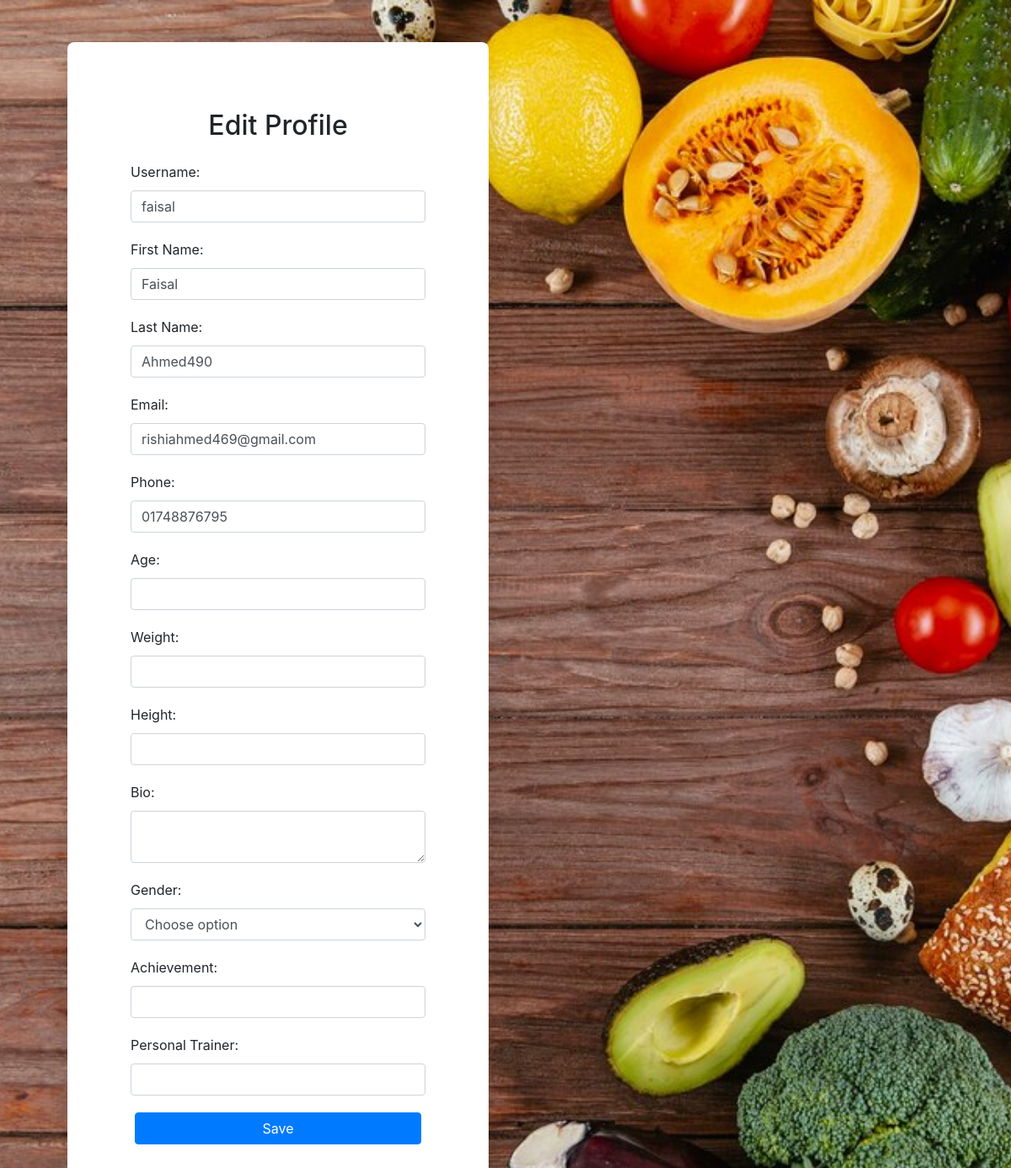
Page /edit-profile/ (signed in) on the committed database.
### main/models.py (models this page shows, shortened)
class Client(models.Model):
    user = models.ForeignKey(User, on_delete=models.CASCADE)
    client_usrname = models.CharField(max_length=10, unique=True)
    first_name = models.CharField(max_length=200, blank=True, null=True)
    last_name = models.CharField(max_length=200, blank=True, null=True)
    email = models.EmailField(max_length=200, blank=True, null=True)
    phone = models.CharField(max_length=200, blank=True, default="")
    age = models.CharField(max_length=200, blank=True, default="")
    weight = models.CharField(max_length=200, blank=True, default="")
    height = models.CharField(max_length=200, blank=True, default="")
    bio = models.CharField(max_length=400, blank=True, default="")
    gender = models.CharField(max_length=200, blank=True, default="")
    achievement = models.CharField(max_length=200, blank=True, default="")
    personalTrainer = models.CharField(max_length=200, blank=True, default="")

### main/views.py (the view, shortened to what this page needs)
# urls.py: path('edit-profile/', views.editProfile, name='editProfile'),
@login_required
def editProfile(request):
    user = request.user
    try:
        client = Client.objects.get(user=user)
    except Client.DoesNotExist:
        client = Client.objects.create(
            user=user,
            client_usrname=user.username,
            email=user.email,
            first_name=user.first_name or "",
            last_name=user.last_name or ""
        )
    return render(request, 'edit_profile.html', {'client': client})

### templates/edit_profile.html (shortened to what this page needs)
{% load static %}
<!DOCTYPE html>
<html>
<head>
    <link href="https://stackpath.bootstrapcdn.com/bootstrap/4.5.2/css/bootstrap.min.css" rel="stylesheet">
</head>
<body class="form-v7">
    <div class="container">
        <div class="page-content">
            <div class="form-v7-content">
                <h2 class="text-center mb-4">Edit Profile</h2>
                <form class="form-detail" method="POST">
                    <div class="form-row">
                        <label for="clientusrname">Username:</label>
                        <input type="text" id="clientusrname" name="clientusrname" class="form-control" value="{{ client.client_usrname }}" required>
                    </div>
                    <div class="form-row">
                        <label for="first_name">First Name:</label>
                        <input type="text" id="first_name" name="first_name" class="form-control" value="{{ client.first_name }}">
                    </div>
                    <div class="form-row">
                        <label for="last_name">Last Name:</label>
                        <input type="text" id="last_name" name="last_name" class="form-control" value="{{ client.last_name }}">
                    </div>
                    <div class="form-row">
                        <label for="email">Email:</label>
                        <input type="email" id="email" name="email" class="form-control" value="{{ client.email }}" required>
                    </div>
                    <div class="form-row">
                        <label for="phone">Phone:</label>
                        <input type="text" id="phone" name="phone" class="form-control" value="{{ client.phone }}">
                    </div>
                    <div class="form-row">
                        <label for="age">Age:</label>
                        <input type="text" id="age" name="age" class="form-control" value="{{ client.age }}">
                    </div>
                    <div class="form-row">
                        <label for="weight">Weight:</label>
                        <input type="text" id="weight" name="weight" class="form-control" value="{{ client.weight }}">
                    </div>
                    <div class="form-row">
                        <label for="height">Height:</label>
                        <input type="text" id="height" name="height" class="form-control" value="{{ client.height }}">
                    </div>
                    <div class="form-row">
                        <label for="bio">Bio:</label>
                        <textarea id="bio" name="bio" class="form-control">{{ client.bio }}</textarea>
                    </div>
                    <div class="form-row">
                        <label for="gender">Gender:</label>
                        <select id="gender" name="gender" class="form-control">
                            <option value="" disabled selected>Choose option</option>
                        </select>
                    </div>
                    <div class="form-row">
                        <label for="achievement">Achievement:</label>
                        <input type="text" id="achievement" name="achievement" class="form-control" value="{{ client.achievement }}">
                    </div>
                    <div class="form-row">
                        <label for="personalTrainer">Personal Trainer:</label>
                        <input type="text" id="personalTrainer" name="personalTrainer" class="form-control" value="{{ client.personalTrainer }}">
                    </div>
                    <div class="form-row-last">
                        <button type="submit" class="btn btn-primary btn-block">Save</button>
                    </div>
                </form>
            </div>
        </div>
    </div>
</body>
</html>

### rows in the picture
Client: clientusrname "faisal", first_name "Faisal", last_name "Ahmed490", email "rishiahmed469@gmail.com", phone "01748876795"
